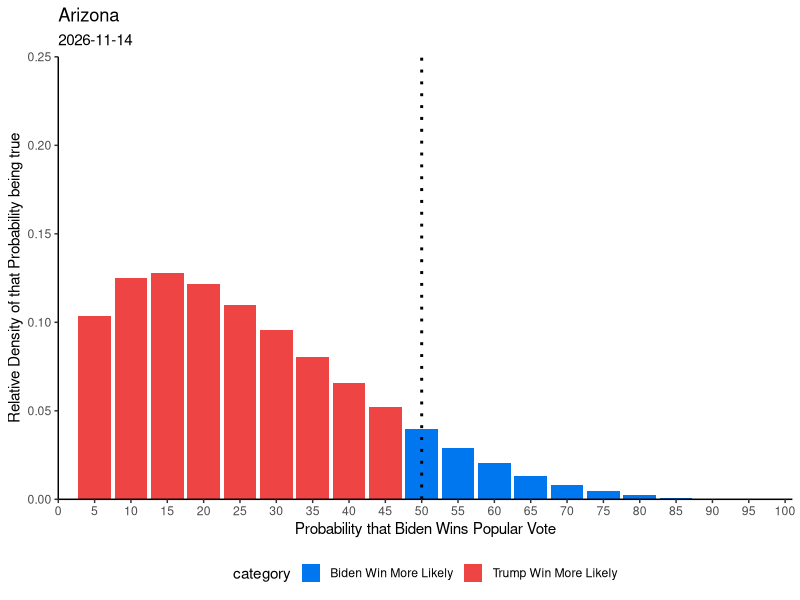
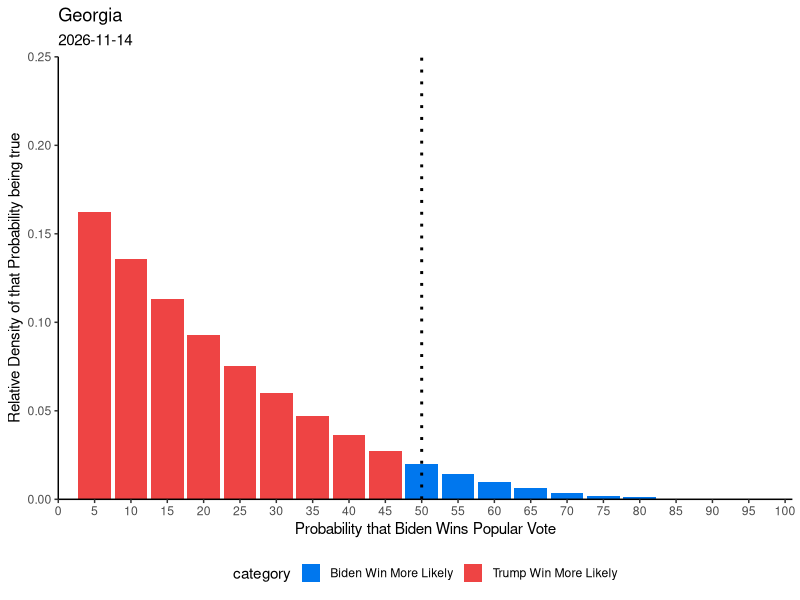
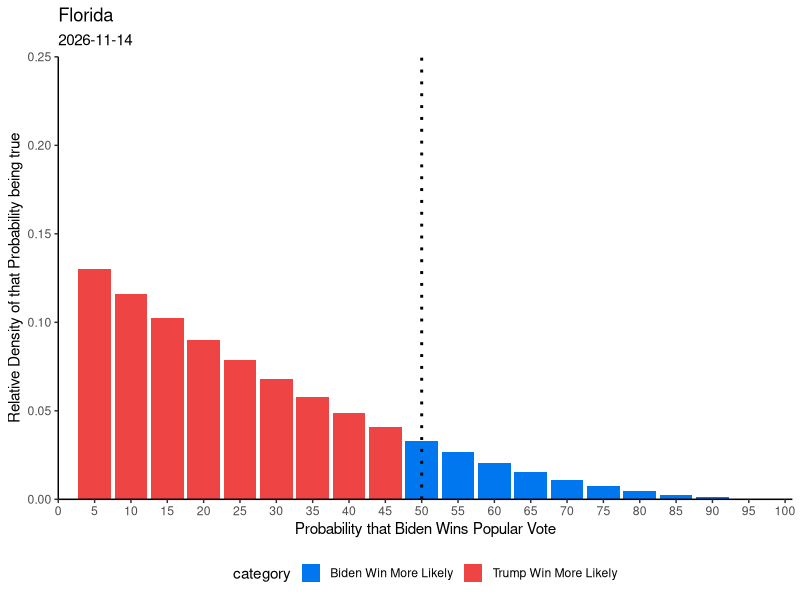
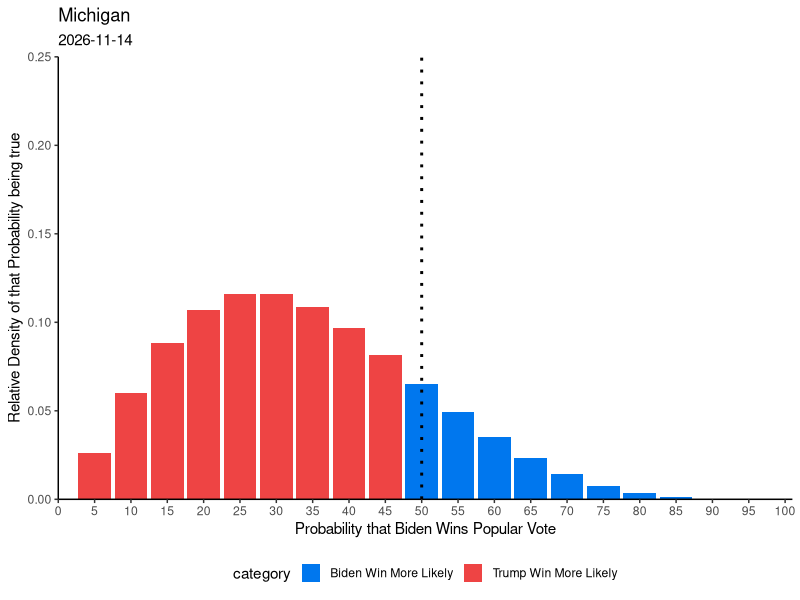
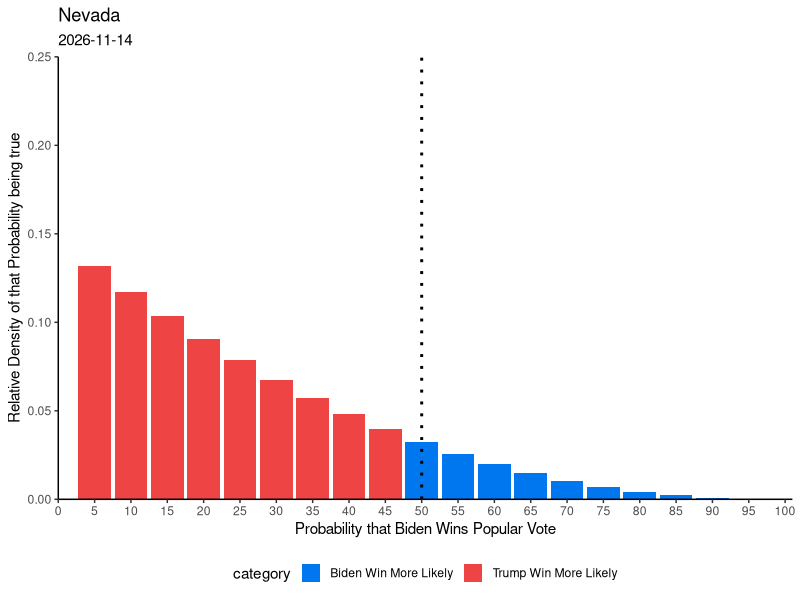
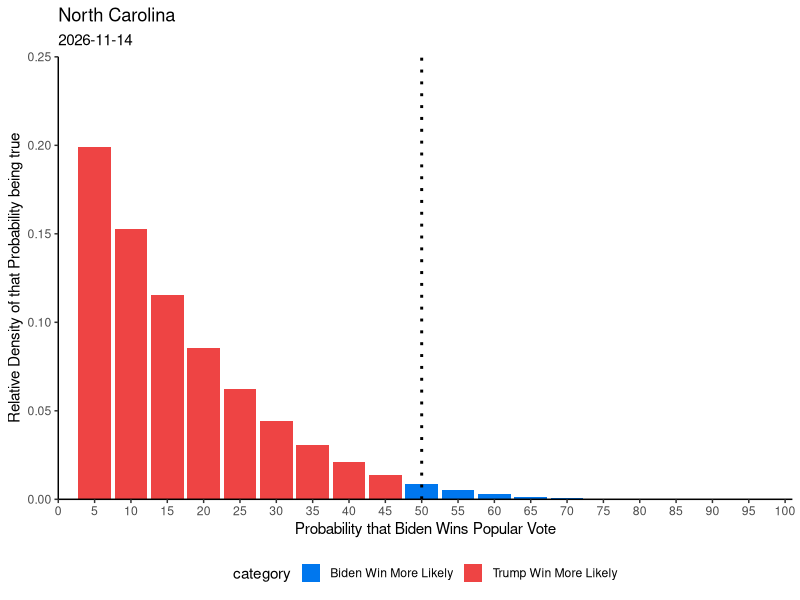
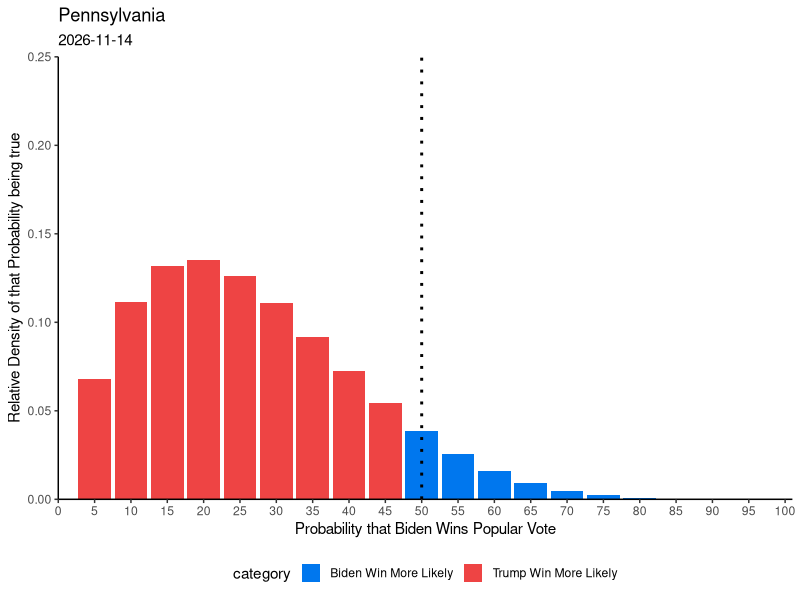
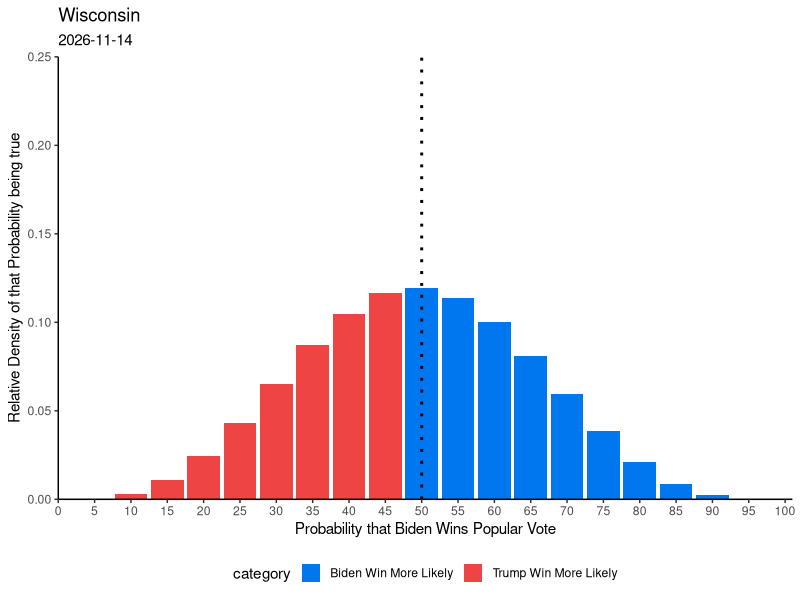

These charts were generated, in order, by the following R code:
library(data.table)
library(ggplot2)


state_plots <- function(state, date, data, w, l){

  data$density <- data$p**w*(1-data$p)**l# * factorial(w+l+1)/(factorial(w)*factorial(l))
  data$density <- data$density / sum(data$density)
  data$category <- fifelse(data$p < 0.5, "Trump Win More Likely", "Biden Win More Likely")
  data$category <- as.character(data$category)

  # max value
  # data[order(-ways)][1,1]


  # plotting
  g <- ggplot(data, aes(x=as.integer(p*100), y=density))+
  geom_col(aes(fill=category), size=1.5)+
  scale_fill_manual(values=c(
    "Trump Win More Likely"="#ee4444",
    "Biden Win More Likely"="#0077ee"
  ))+
  #geom_vline(xintercept = as.numeric(data[order(-density)][1,1]), linetype="dotted", color="#666666", size=1)+
  geom_vline(xintercept = 50, color="#000000", size=1, linetype="dotted")+
  theme_bw()+
  xlab("Probability that Biden Wins Popular Vote")+
  ylab("Relative Density of that Probability being true")+
  theme(legend.position = "bottom")+
  scale_x_continuous(breaks=seq(0,100,5),expand = c(0,0), limits=c(0,101))+
  scale_y_continuous(expand=c(0,0), limits=c(0,0.25))+
  theme(axis.line = element_line(color='black'),
        plot.background = element_blank(),
        panel.grid.major = element_blank(),
        panel.grid.minor = element_blank(),
        panel.border = element_blank())+
  labs(title=state, subtitles=date)
  #ggsave(filename = paste(state, date,'png'), g)
  g
}

date <- Sys.Date()

data <- data.table(p=c(0:20)/20)

state_plots(       "Arizona", date, data, 0.54, 3.44)
ggsave(paste("Arizona", date, ".png"))

state_plots(       "Georgia", date, data, 0.00, 3.25)
ggsave(paste("Georgia", date, ".png"))

state_plots(       "Florida", date, data, 0.00, 2.13)
ggsave(paste("Florida", date, ".png"))

state_plots(     "Michigan", date, data, 1.51	, 4.00)
ggsave(paste("Michigan", date, ".png"))

state_plots(        "Nevada", date, data, 0, 2.19)
ggsave(paste("Nevada", date, ".png"))

state_plots("North Carolina", date, data, 0, 4.91)
ggsave(paste("North Carolina", date, ".png"))

state_plots(  "Pennsylvania", date, data, 1.09, 4.79)
ggsave(paste("Pennsylvania", date, ".png"))

state_plots(     "Wisconsin", date, data, 3.68, 3.79)
ggsave(paste("Wisconsin", date, ".png"))
